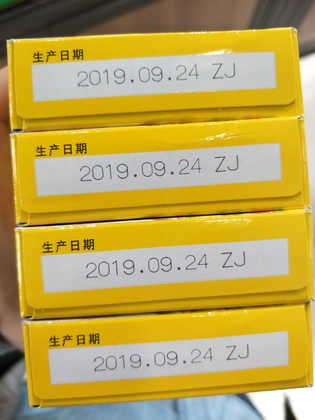
%> input picture picture_processing/pic/1.jpg, 315 x 420 px, shrunk from 3456 x 4608 before the run
$ octave --eval "result = tilt_corrc('pic/1.jpg');"   (GNU Octave 9; MATLAB toolbox functions it lacks are replaced by stand-ins)
%> lines starting %> are read from the running program, lines starting %| are printed output that depends on the picture; in (x1, y1, x2, y2) boxes, pixels count from 0 and x2, y2 are one past the last pixel; in counts of white or black regions, pixels touching at a corner belong together; the program's own positions count from 1
function [ I5, color ] = tilt_corrc( str )
%> called with str = 'pic/1.jpg'


%% 倾斜校正
Pic = imread(str);
%> Pic is the input picture: size 420x315x3 uint8; mean R, G, B 187.1, 164.3, 83
b = rgb2gray(Pic);
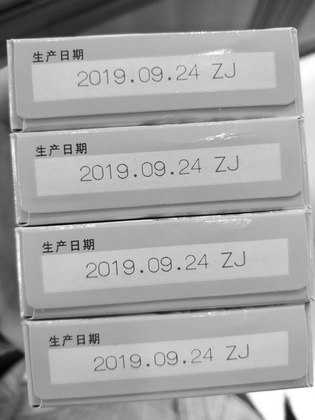
%> b: size 420x315 uint8; min 2, max 255, mean 161.9

[row, array] = size(b);
%> row = 420; array = 315
if row < array
    B = imrotate(b, 90, 'loose');
    pic = imrotate(Pic, 90, 'loose');
else
    B = b;
    pic = Pic;
end

I2 = wiener2(B, [8, 8]);
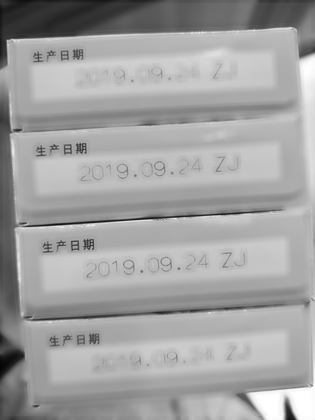
%> I2: size 420x315 uint8; min 4, max 255, mean 161.4
I3 = edge(I2, 'sobel', 'horizontal');  %边缘求取
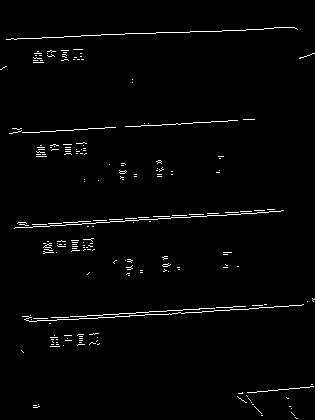
%> I3: size 420x315 logical; 1.8% white in thin lines or dots

theta = 0 : 179;
r = radon(I3, theta);  %直线检测
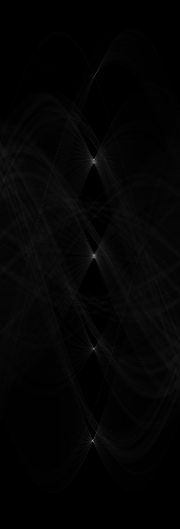
%> r: size 529x180 double; min 0, max 145.3, mean 4.6
[m, n] = size(r);
%> m = 529; n = 180
c = 1;

for i = 1 : m
   for j = 1 : n
      if r(1,1) < r(i,j)
         r(1,1) = r(i,j);
         c = j;
      end
   end
end
%> r: size 529x180 double; under 0.01% of pixels changed, all inside (x1, y1, x2, y2) = (0, 0, 1, 1)
%> after the loop, c = 93

rot_theta = 90 - c;
%> rot_theta = -3
I5 = imrotate(B, rot_theta, 'crop');
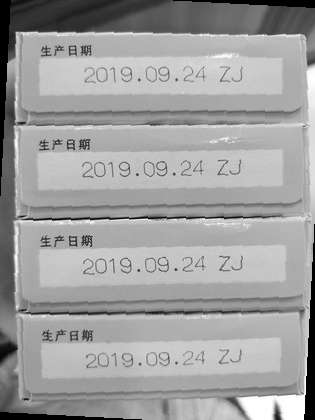
%> I5: size 420x315 uint8; min 0, max 255, mean 158.6
color = imrotate(pic, rot_theta, 'crop');
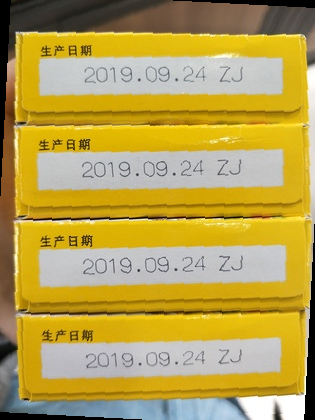
%> color: size 420x315x3 uint8; mean R, G, B 183.7, 161.1, 80

$ run again, on picture_processing/pic/2.jpg
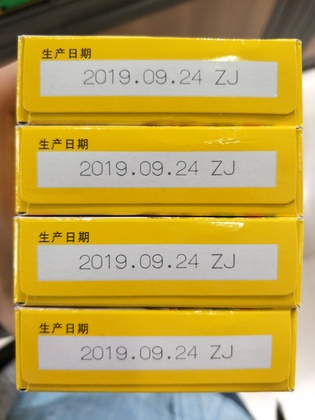
%> input picture picture_processing/pic/2.jpg, 315 x 420 px, shrunk from 3456 x 4608 before the run
%> in tilt_corrc, Pic is the input picture: size 420x315x3 uint8; mean R, G, B 184.5, 160.2, 81.2
%> in tilt_corrc, `I2 = wiener2(B, [8, 8]);`:
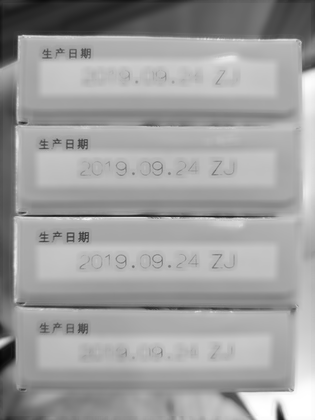
%> I2: size 420x315 uint8; min 5, max 255, mean 158.1
%> in tilt_corrc, `I3 = edge(I2, 'sobel', 'horizontal');`:
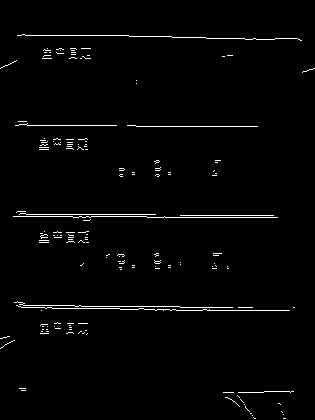
%> I3: size 420x315 logical; 1.8% white in thin lines or dots
%> after the loop in tilt_corrc, `for i = 1 : m`: c = 90
%> rot_theta = 0

$ run again, on picture_processing/pic/27.jpg
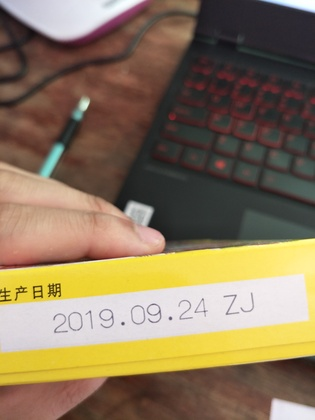
%> input picture picture_processing/pic/27.jpg, 315 x 420 px, shrunk from 3456 x 4608 before the run
%> in tilt_corrc, Pic is the input picture: size 420x315x3 uint8; mean R, G, B 137.4, 118.3, 90
%> in tilt_corrc, `I3 = edge(I2, 'sobel', 'horizontal');`:
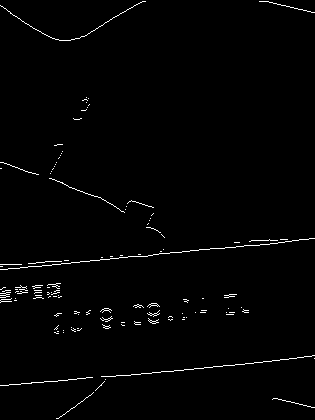
%> I3: size 420x315 logical; 1.4% white in thin lines or dots
%> after the loop in tilt_corrc, `for i = 1 : m`: c = 96
%> rot_theta = -6
%> in tilt_corrc, `color = imrotate(pic, rot_theta, 'crop');`:
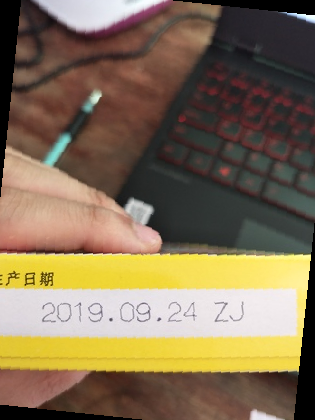
%> color: size 420x315x3 uint8; mean R, G, B 130.1, 111.6, 84.1
